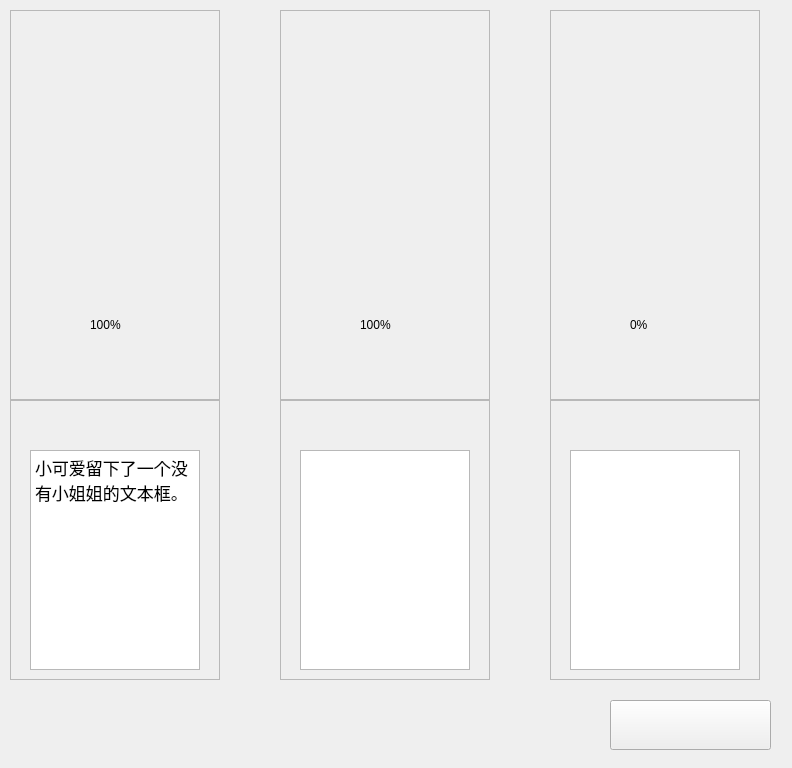
<?xml version="1.0" encoding="UTF-8"?>
<ui version="4.0">
 <class>wish_bottle</class>
 <widget class="QWidget" name="wish_bottle">
  <property name="geometry">
   <rect>
    <x>0</x>
    <y>0</y>
    <width>792</width>
    <height>768</height>
   </rect>
  </property>
  <property name="windowTitle">
   <string>Form</string>
  </property>
  <widget class="QFrame" name="wish_1">
   <property name="geometry">
    <rect>
     <x>10</x>
     <y>10</y>
     <width>210</width>
     <height>390</height>
    </rect>
   </property>
   <property name="frameShape">
    <enum>QFrame::StyledPanel</enum>
   </property>
   <property name="frameShadow">
    <enum>QFrame::Raised</enum>
   </property>
   <widget class="QLabel" name="wish_1_percent">
    <property name="geometry">
     <rect>
      <x>80</x>
      <y>300</y>
      <width>50</width>
      <height>30</height>
     </rect>
    </property>
    <property name="styleSheet">
     <string notr="true">font: 22pt &quot;FZYiHei-M20S&quot;</string>
    </property>
    <property name="text">
     <string>100%</string>
    </property>
   </widget>
   <widget class="QWidget" name="widget_1" native="true">
    <property name="geometry">
     <rect>
      <x>20</x>
      <y>5</y>
      <width>170</width>
      <height>255</height>
     </rect>
    </property>
    <property name="styleSheet">
     <string notr="true">background-image: url(:/WishBottle/material/wish_bottle/瓶子.png);</string>
    </property>
    <widget class="QLabel" name="label_2">
     <property name="geometry">
      <rect>
       <x>0</x>
       <y>20</y>
       <width>170</width>
       <height>231</height>
      </rect>
     </property>
     <property name="styleSheet">
      <string notr="true">background-image: url(:/WishBottle/material/wish_bottle/stars.png);</string>
     </property>
     <property name="text">
      <string/>
     </property>
    </widget>
   </widget>
   <widget class="QLabel" name="wish_1_fill">
    <property name="geometry">
     <rect>
      <x>60</x>
      <y>270</y>
      <width>90</width>
      <height>90</height>
     </rect>
    </property>
    <property name="styleSheet">
     <string notr="true">border-image: url(:/wish_bottle/material/心愿/进度2.png);</string>
    </property>
    <property name="text">
     <string/>
    </property>
   </widget>
  </widget>
  <widget class="QFrame" name="wish_1_content">
   <property name="geometry">
    <rect>
     <x>10</x>
     <y>400</y>
     <width>210</width>
     <height>280</height>
    </rect>
   </property>
   <property name="styleSheet">
    <string notr="true">border-image: url(:/wish_bottle/material/心愿/心愿1.png);</string>
   </property>
   <property name="frameShape">
    <enum>QFrame::StyledPanel</enum>
   </property>
   <property name="frameShadow">
    <enum>QFrame::Raised</enum>
   </property>
   <widget class="QLabel" name="label_3">
    <property name="geometry">
     <rect>
      <x>60</x>
      <y>20</y>
      <width>90</width>
      <height>20</height>
     </rect>
    </property>
    <property name="styleSheet">
     <string notr="true">border-image: url(:/wish_bottle/material/心愿/我的心愿.png);</string>
    </property>
    <property name="text">
     <string/>
    </property>
   </widget>
   <widget class="QTextBrowser" name="textBrowser">
    <property name="geometry">
     <rect>
      <x>20</x>
      <y>50</y>
      <width>170</width>
      <height>220</height>
     </rect>
    </property>
    <property name="styleSheet">
     <string notr="true">font: 20pt &quot;FZYiHei-M20S&quot;;
border-image: null;
background-color: rgb(
240,241,242);</string>
    </property>
    <property name="html">
     <string>&lt;!DOCTYPE HTML PUBLIC &quot;-//W3C//DTD HTML 4.0//EN&quot; &quot;http://www.w3.org/TR/REC-html40/strict.dtd&quot;&gt;
&lt;html&gt;&lt;head&gt;&lt;meta name=&quot;qrichtext&quot; content=&quot;1&quot; /&gt;&lt;style type=&quot;text/css&quot;&gt;
p, li { white-space: pre-wrap; }
&lt;/style&gt;&lt;/head&gt;&lt;body style=&quot; font-family:'FZYiHei-M20S'; font-size:20pt; font-weight:400; font-style:normal;&quot;&gt;
&lt;p style=&quot; margin-top:0px; margin-bottom:0px; margin-left:0px; margin-right:0px; -qt-block-indent:0; text-indent:0px;&quot;&gt;&lt;span style=&quot; font-size:13pt;&quot;&gt;小可爱留下了一个没有小姐姐的文本框。&lt;/span&gt;&lt;/p&gt;&lt;/body&gt;&lt;/html&gt;</string>
    </property>
   </widget>
  </widget>
  <widget class="QFrame" name="wish_2_content">
   <property name="geometry">
    <rect>
     <x>280</x>
     <y>400</y>
     <width>210</width>
     <height>280</height>
    </rect>
   </property>
   <property name="styleSheet">
    <string notr="true">border-image: url(:/wish_bottle/material/心愿/心愿1.png);</string>
   </property>
   <property name="frameShape">
    <enum>QFrame::StyledPanel</enum>
   </property>
   <property name="frameShadow">
    <enum>QFrame::Raised</enum>
   </property>
   <widget class="QLabel" name="label_4">
    <property name="geometry">
     <rect>
      <x>60</x>
      <y>20</y>
      <width>90</width>
      <height>20</height>
     </rect>
    </property>
    <property name="styleSheet">
     <string notr="true">border-image: url(:/wish_bottle/material/心愿/我的心愿.png);</string>
    </property>
    <property name="text">
     <string/>
    </property>
   </widget>
   <widget class="QTextBrowser" name="textBrowser_2">
    <property name="geometry">
     <rect>
      <x>20</x>
      <y>50</y>
      <width>170</width>
      <height>220</height>
     </rect>
    </property>
    <property name="styleSheet">
     <string notr="true">font: 20pt &quot;FZYiHei-M20S&quot;;
border-image: null;
background-color: rgb(
240,241,242);</string>
    </property>
   </widget>
  </widget>
  <widget class="QFrame" name="wish_2">
   <property name="geometry">
    <rect>
     <x>280</x>
     <y>10</y>
     <width>210</width>
     <height>390</height>
    </rect>
   </property>
   <property name="frameShape">
    <enum>QFrame::StyledPanel</enum>
   </property>
   <property name="frameShadow">
    <enum>QFrame::Raised</enum>
   </property>
   <widget class="QLabel" name="wish_2_percent">
    <property name="geometry">
     <rect>
      <x>80</x>
      <y>300</y>
      <width>50</width>
      <height>30</height>
     </rect>
    </property>
    <property name="styleSheet">
     <string notr="true">font: 22pt &quot;FZYiHei-M20S&quot;</string>
    </property>
    <property name="text">
     <string>100%</string>
    </property>
   </widget>
   <widget class="QWidget" name="widget_2" native="true">
    <property name="geometry">
     <rect>
      <x>20</x>
      <y>5</y>
      <width>170</width>
      <height>255</height>
     </rect>
    </property>
    <property name="styleSheet">
     <string notr="true">background-image: url(:/WishBottle/material/wish_bottle/瓶子.png);</string>
    </property>
   </widget>
   <widget class="QLabel" name="wish_2_fill">
    <property name="geometry">
     <rect>
      <x>60</x>
      <y>270</y>
      <width>90</width>
      <height>90</height>
     </rect>
    </property>
    <property name="styleSheet">
     <string notr="true">border-image: url(:/wish_bottle/material/心愿/进度2.png);</string>
    </property>
    <property name="text">
     <string/>
    </property>
   </widget>
  </widget>
  <widget class="QFrame" name="wish_3">
   <property name="geometry">
    <rect>
     <x>550</x>
     <y>10</y>
     <width>210</width>
     <height>390</height>
    </rect>
   </property>
   <property name="frameShape">
    <enum>QFrame::StyledPanel</enum>
   </property>
   <property name="frameShadow">
    <enum>QFrame::Raised</enum>
   </property>
   <widget class="QLabel" name="wish_3_percent">
    <property name="geometry">
     <rect>
      <x>80</x>
      <y>300</y>
      <width>50</width>
      <height>30</height>
     </rect>
    </property>
    <property name="styleSheet">
     <string notr="true">font: 22pt &quot;FZYiHei-M20S&quot;</string>
    </property>
    <property name="text">
     <string>0%</string>
    </property>
   </widget>
   <widget class="QWidget" name="widget_3" native="true">
    <property name="geometry">
     <rect>
      <x>20</x>
      <y>5</y>
      <width>170</width>
      <height>255</height>
     </rect>
    </property>
    <property name="styleSheet">
     <string notr="true">background-image: url(:/WishBottle/material/wish_bottle/待存储.png);</string>
    </property>
   </widget>
   <widget class="QLabel" name="wish_3_fill">
    <property name="geometry">
     <rect>
      <x>60</x>
      <y>270</y>
      <width>90</width>
      <height>90</height>
     </rect>
    </property>
    <property name="styleSheet">
     <string notr="true">border-image: url(:/wish_bottle/material/心愿/进度3.png);</string>
    </property>
    <property name="text">
     <string/>
    </property>
   </widget>
  </widget>
  <widget class="QFrame" name="wish_3_content">
   <property name="geometry">
    <rect>
     <x>550</x>
     <y>400</y>
     <width>210</width>
     <height>280</height>
    </rect>
   </property>
   <property name="styleSheet">
    <string notr="true">border-image: url(:/wish_bottle/material/心愿/心愿1.png);</string>
   </property>
   <property name="frameShape">
    <enum>QFrame::StyledPanel</enum>
   </property>
   <property name="frameShadow">
    <enum>QFrame::Raised</enum>
   </property>
   <widget class="QLabel" name="label_5">
    <property name="geometry">
     <rect>
      <x>60</x>
      <y>20</y>
      <width>90</width>
      <height>20</height>
     </rect>
    </property>
    <property name="styleSheet">
     <string notr="true">border-image: url(:/wish_bottle/material/心愿/我的心愿.png);</string>
    </property>
    <property name="text">
     <string/>
    </property>
   </widget>
   <widget class="QTextBrowser" name="textBrowser_3">
    <property name="geometry">
     <rect>
      <x>20</x>
      <y>50</y>
      <width>170</width>
      <height>220</height>
     </rect>
    </property>
    <property name="styleSheet">
     <string notr="true">font: 20pt &quot;FZYiHei-M20S&quot;;
border-image: null;
background-color: rgb(
240,241,242);</string>
    </property>
   </widget>
  </widget>
  <widget class="QPushButton" name="pushButton">
   <property name="geometry">
    <rect>
     <x>610</x>
     <y>700</y>
     <width>161</width>
     <height>50</height>
    </rect>
   </property>
   <property name="styleSheet">
    <string notr="true">
border-image: url(:/wish_bottle/material/心愿/加号.png);</string>
   </property>
   <property name="text">
    <string/>
   </property>
  </widget>
 </widget>
 <resources/>
 <connections/>
</ui>
